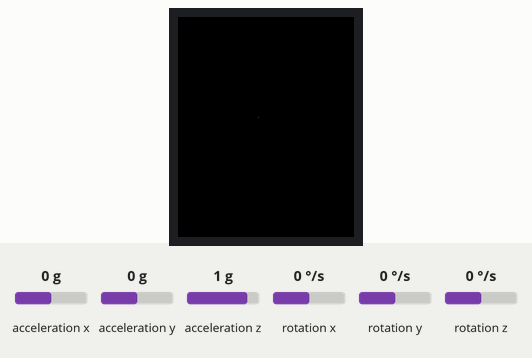
A sketch run on a simulated Arduino Uno, built with avr-gcc and run on an emulated ATmega328P. Shown: 176×220 colour display. Wiring (inferred from the names in the program): MPU-6050 motion sensor at I2C address 0x68. The test bench sets the inputs (shaded band); at power-on: acceleration x 0 g, acceleration z 1 g, acceleration y 0 g, rotation x 0 °/s, rotation y 0 °/s, rotation z 0 °/s. What the sketch prints to the serial monitor is not drawn.

Above: at 1.3 s.
1.4 s: acceleration x set to 1.4 g
At 2.3 s:
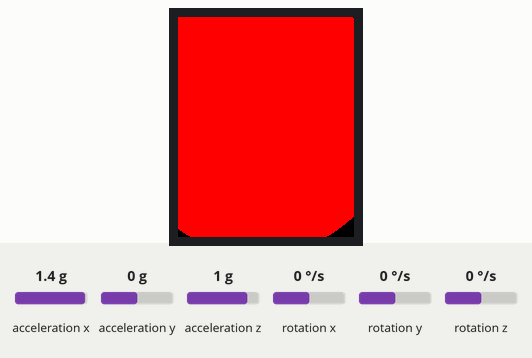
4.4 s: acceleration z set to -1.4 g
At 5.5 s:
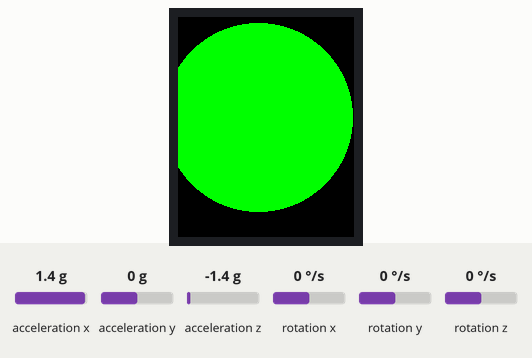
7.4 s: acceleration x set to -0.8 g
At 8.1 s:
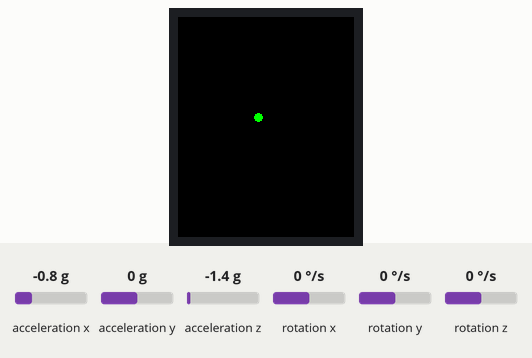
9.7 s: acceleration x set to 0 g
At 10.4 s:
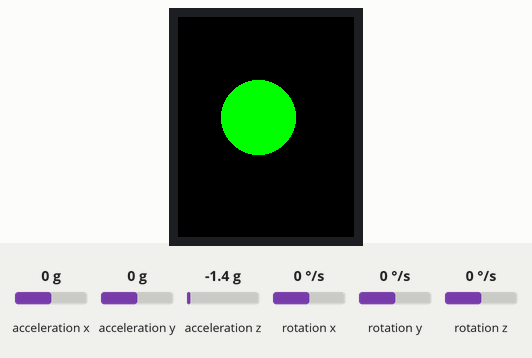
12.1 s: acceleration x set to -1.4 g
At 13.0 s:
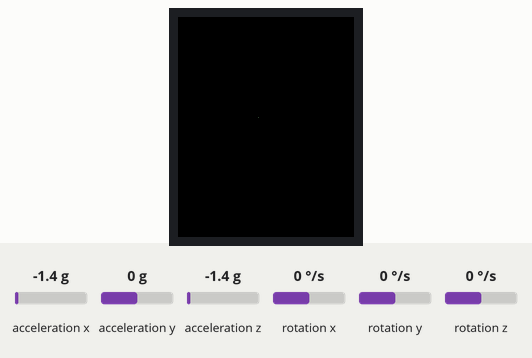
Timing chart, 0 to 15.1 s (numbered marks = the images above; inputs shaded):
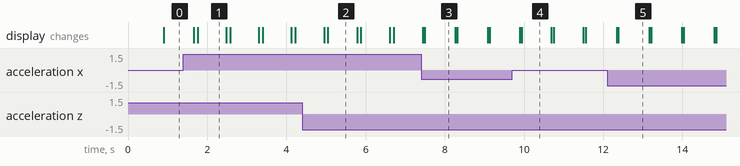

Measured:
- after the input at 4.4 s, the display: first differs from a run without the input after 0.65 s (image 2)
- after the input at 7.4 s, the display: first differs from a run without the input after 0.09 s (image 3)
- after the input at 9.7 s, the display: first differs from a run without the input after 0.25 s (image 4)
- after the input at 12.1 s, the display: first differs from a run without the input after 0.28 s (image 5)
- what the display in image 1 shows lasts 0.7 s, from 1.8 s to 2.5 s
- what the display in image 3 shows lasts 0.8 s, from 7.5 s to 8.3 s

The sketch:

accelerometer_tft_screen.ino
```cpp
//mpu 6050 code reference http://playground.arduino.cc/Main/MPU-6050#short

#include<Wire.h>
#include "SPI.h"
#include "TFT_22_ILI9225.h"
#include <TFT.h>

#define TFT_RST 8
#define TFT_RS  9
#define TFT_CS  10  // SS
#define TFT_SDI 11  // MOSI
#define TFT_CLK 13  // SCK
#define TFT_LED A0

const int MPU = 0x68; // I2C address of the MPU-6050
int16_t AcX, AcY, AcZ, Tmp, GyX, GyY, GyZ;
unsigned long pTime;
int interval = 800;

TFT_22_ILI9225 tft = TFT_22_ILI9225(TFT_RST, TFT_RS, TFT_CS, TFT_LED);

void setup() {
  Wire.begin();
  Wire.beginTransmission(MPU);
  Wire.write(0x6B);  // PWR_MGMT_1 register
  Wire.write(0);     // set to zero (wakes up the MPU-6050)
  Wire.endTransmission(true);

  tft.begin();
  tft.setOrientation(2); // set vertical display
  Serial.begin(9600);
}

void loop() {
  long cTime = millis();
  Wire.beginTransmission(MPU);
  Wire.write(0x3B);  // starting with register 0x3B (ACCEL_XOUT_H)
  Wire.endTransmission(false);
  Wire.requestFrom(MPU, 14, true); // request a total of 14 registers
  AcX = Wire.read() << 8 | Wire.read(); // 0x3B (ACCEL_XOUT_H) & 0x3C (ACCEL_XOUT_L)
  AcY = Wire.read() << 8 | Wire.read(); // 0x3D (ACCEL_YOUT_H) & 0x3E (ACCEL_YOUT_L)
  AcZ = Wire.read() << 8 | Wire.read(); // 0x3F (ACCEL_ZOUT_H) & 0x40 (ACCEL_ZOUT_L)
  Tmp = Wire.read() << 8 | Wire.read(); // 0x41 (TEMP_OUT_H) & 0x42 (TEMP_OUT_L)
  GyX = Wire.read() << 8 | Wire.read(); // 0x43 (GYRO_XOUT_H) & 0x44 (GYRO_XOUT_L)
  GyY = Wire.read() << 8 | Wire.read(); // 0x45 (GYRO_YOUT_H) & 0x46 (GYRO_YOUT_L)
  GyZ = Wire.read() << 8 | Wire.read(); // 0x47 (GYRO_ZOUT_H) & 0x48 (GYRO_ZOUT_L)

  Serial.print("AcX =  ");
  Serial.print(AcX);
  Serial.print(" AcY = ");
  Serial.print(AcY);
  Serial.print(" AcZ = ");
  Serial.print(AcZ);
  Serial.println();

  int x = map(AcX, -15000, 5000, 0 , 50);
  int y = map(AcY, -15000, 5000, 0, 50);
  int z = map(AcZ, -1500, 5000, 0, 50);

  if (cTime - pTime >= interval) {
    tft.clear();
    tft.setBackgroundColor(COLOR_BLACK);
    int Size;
    int rgb;
    if(AcX > AcZ){
      Size = x;
      rgb = COLOR_GREEN;
      if(AcZ > AcY){
        Size = z;
        rgb = COLOR_RED;
        if(AcY > AcX) {
          Size = y;
          rgb = COLOR_BLUE;
        }
      }
    }

    tft.fillCircle(80,100,Size,rgb);

    pTime = cTime;
  }

}
```
